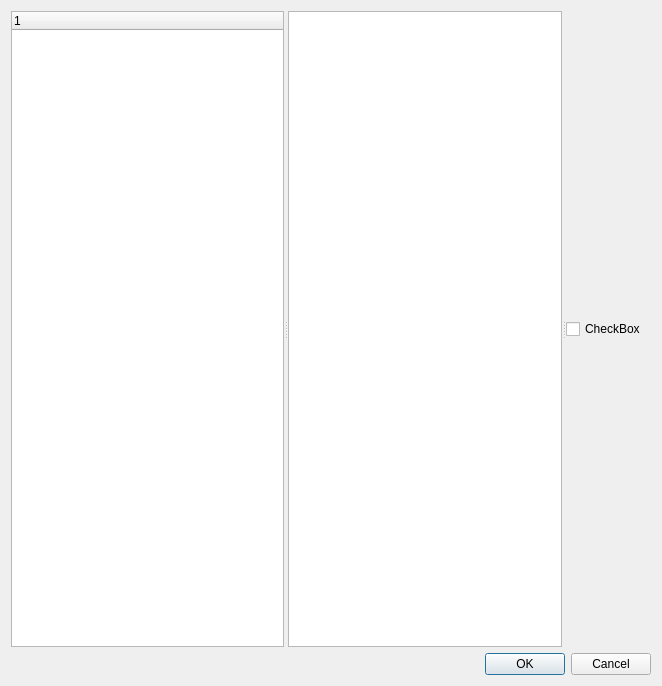
<?xml version="1.0" encoding="UTF-8"?>
<ui version="4.0">
 <class>Dialog</class>
 <widget class="QDialog" name="Dialog">
  <property name="geometry">
   <rect>
    <x>0</x>
    <y>0</y>
    <width>662</width>
    <height>686</height>
   </rect>
  </property>
  <property name="windowTitle">
   <string>Dialog</string>
  </property>
  <layout class="QVBoxLayout" name="verticalLayout">
   <item>
    <widget class="QSplitter" name="splitter">
     <property name="orientation">
      <enum>Qt::Orientation::Horizontal</enum>
     </property>
     <widget class="QTreeWidget" name="treeWidget">
      <column>
       <property name="text">
        <string notr="true">1</string>
       </property>
      </column>
     </widget>
     <widget class="QPlainTextEdit" name="plainTextEdit"/>
     <widget class="QCheckBox" name="checkBox">
      <property name="enabled">
       <bool>true</bool>
      </property>
      <property name="text">
       <string>CheckBox</string>
      </property>
     </widget>
    </widget>
   </item>
   <item>
    <widget class="QDialogButtonBox" name="buttonBox">
     <property name="standardButtons">
      <set>QDialogButtonBox::StandardButton::Cancel|QDialogButtonBox::StandardButton::Ok</set>
     </property>
    </widget>
   </item>
  </layout>
 </widget>
 <resources/>
 <connections/>
</ui>
